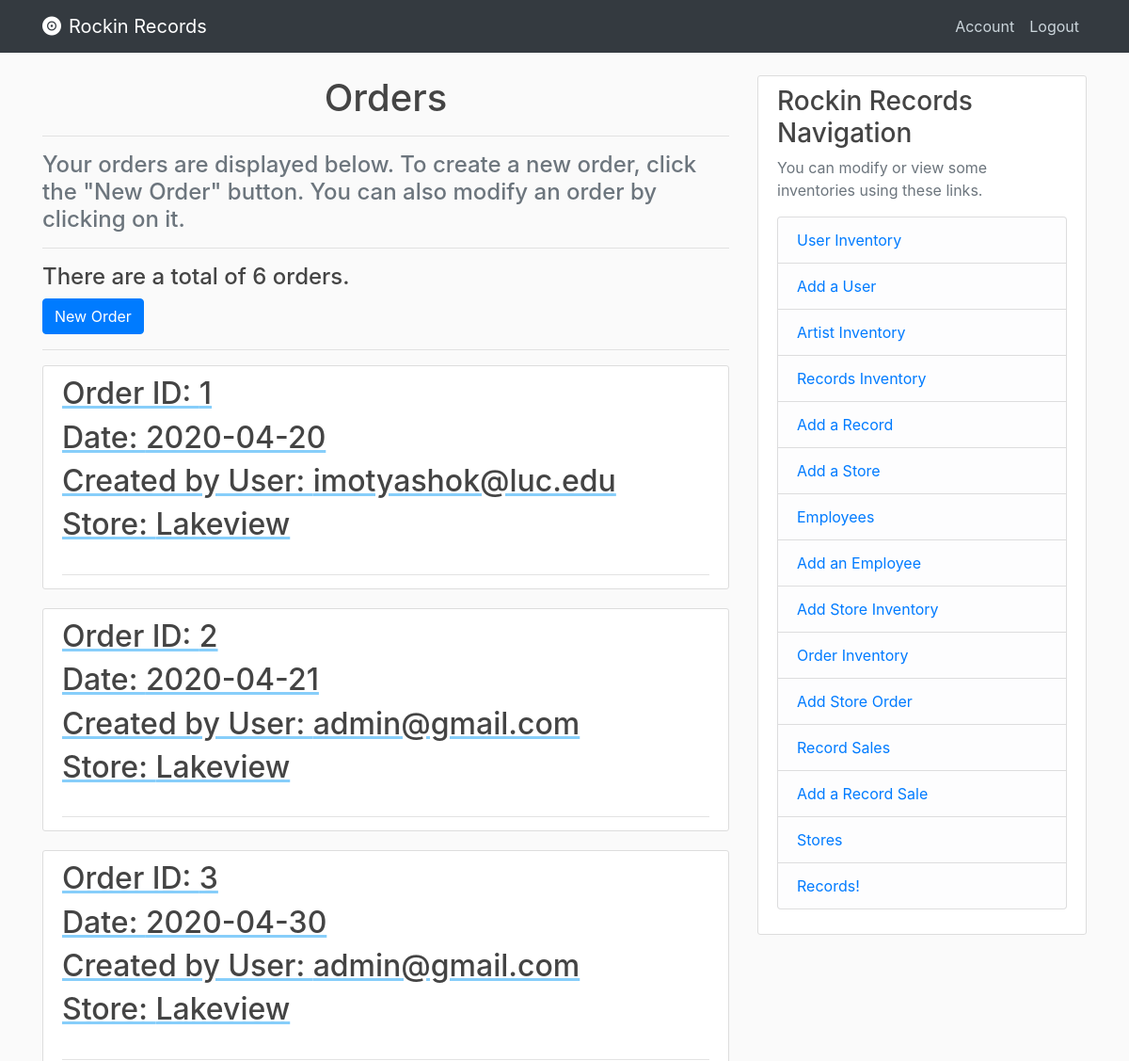
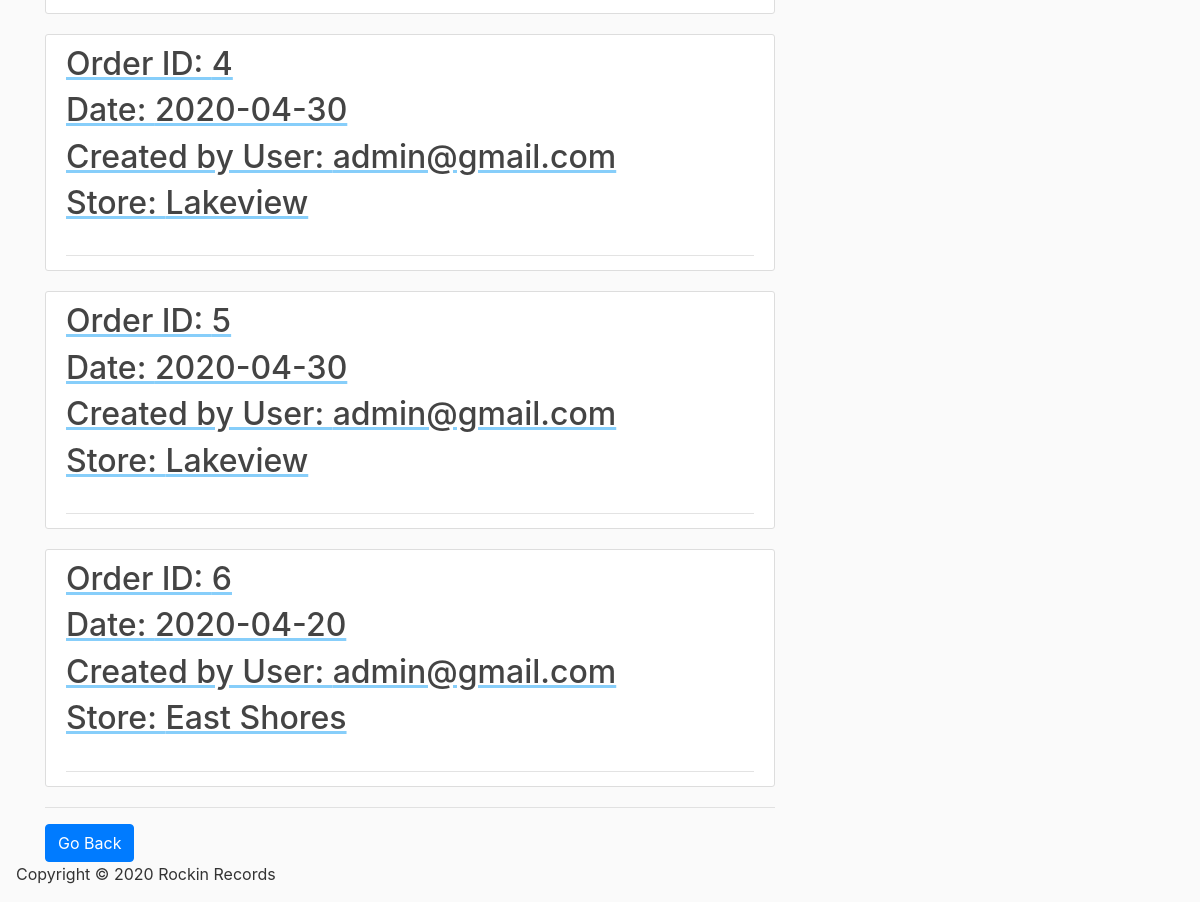
/orders (signed in), run on the app's committed database (2 pictures, top to bottom).
### database/models.py (models this page shows, shortened)
class Orders(db.Model):
    order_id = db.Column(db.Integer, primary_key=True, nullable=False, autoincrement="auto")
    order_date = db.Column(db.Date, nullable=False)
    user_id = db.Column(db.Integer, db.ForeignKey('users.user_id'), nullable=False)
    store_id = db.Column(db.Integer, db.ForeignKey('stores.store_id'), nullable=False)

class Users(db.Model, UserMixin):
    user_id = db.Column(db.Integer, primary_key=True, nullable=False, autoincrement="auto")
    email = db.Column(db.String(120), unique=True, nullable=False)
    password = db.Column(db.String(120), nullable=False)
    street_address = db.Column(db.String(120))
    city_address = db.Column(db.String(120))
    state_address = db.Column(db.String(120))
    zip_address = db.Column(db.String(120))
    phone_number = db.Column(db.String(15))
    is_admin = db.Column(db.Boolean)

class Stores(db.Model):
    store_id = db.Column(db.Integer, primary_key=True, nullable=False, autoincrement="auto")
    store_name = db.Column(db.String(120), nullable=False)
    street_address = db.Column(db.String(120), nullable=False)
    city_address = db.Column(db.String(120), nullable=False)
    state_address = db.Column(db.String(120), nullable=False)
    zip_address = db.Column(db.String(120), nullable=False)

### database/routes.py (the view)
@app.route("/orders")
def orders():
    orders = Orders.query.join(Users, Orders.user_id == Users.user_id)\
    .add_columns(Orders.order_id, Orders.order_date, Users.email)\
    .join(Stores, Stores.store_id == Orders.store_id)\
    .add_columns(Stores.store_name)
    orders_count = orders.count()
    return render_template('orders.html', orders=orders, count=orders_count)

### database/models.py (called while the page is built)
@login_manager.user_loader
def load_user(user_id):
    return Users.query.get(int(user_id))

### database/Templates/orders.html
{% extends "index.html" %}
{% block content %}
    <h1 class="text-center"> Orders </h1>
    <hr>
	{% if not orders %}
		<h4 class='text-muted'> Uh-Oh! Looks like you don't have any orders yet. </h4>
		<a href="{{ url_for('add_order') }} ">
          <button class='btn btn-primary'>
              New Order
          </button>
        </a>
	{% else %}
		<h4 class='text-muted'>
		Your orders are displayed below. To create a new order, click the
		"New Order" button. You can also modify an order by clicking on it.
		</h4>
		<hr>
		<h4> There are a total of {{ count }} orders. </h4>
		<a href="{{ url_for('add_order') }} ">
          <button class='btn btn-primary'>
              New Order
          </button>
        </a>
		<hr>
		{% for order in orders %}
			<article class="media content-section">
				<div class="media-body">
					<div class="article-metadata">
						<a class="mr-2" href="{{ url_for('order', order_id=order.order_id) }}" style="text-decoration: underline; text-decoration-color: lightskyblue;" >
						<h2> Order ID: {{ order.order_id }} </h2>
						<h2> Date: {{ order.order_date }} </h2>
						<h2> Created by User: {{ order.email }} </h2>
						<h2> Store: {{ order.store_name }}</h2>
						</a>
					</div>
			  </div>
			</article>
		 {% endfor %}
	{% endif %}
	<hr>
     <div>
        <a href="{{ url_for('home') }} ">
          <button class='btn btn-primary'>
              Go Back
          </button>
        </a>
     </div>
{% endblock content %}

### database/static/css/main.css (style rules this page uses)
body { background: #fafafa; color: #333333; margin-top: 5rem; }
h1, h2, h3, h4, h5, h6 { color: #444444; }
.content-section { background: #ffffff; padding: 10px 20px; border: 1px solid #dddddd; border-radius: 3px; margin-bottom: 20px; }
.article-metadata { padding-bottom: 1px; margin-bottom: 4px; border-bottom: 1px solid #e3e3e3 }

### data on the page
Orders: order_id "1", order_date "2020-04-20", email "imotyashok@luc.edu", store_name "Lakeview"
Orders: order_id "2", order_date "2020-04-21", email "admin@gmail.com", store_name "Lakeview"
Orders: order_id "3", order_date "2020-04-30", email "admin@gmail.com", store_name "Lakeview"
Orders: order_id "4", order_date "2020-04-30", email "admin@gmail.com", store_name "Lakeview"
Orders: order_id "5", order_date "2020-04-30", email "admin@gmail.com", store_name "Lakeview"
Orders: order_id "6", order_date "2020-04-20", email "admin@gmail.com", store_name "East Shores"

### other printed values
{{ count }} "6"
